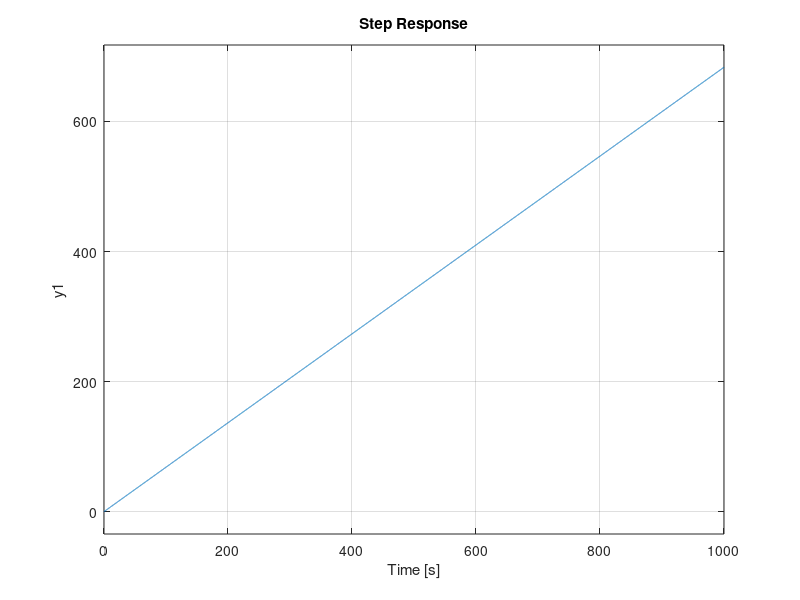

Here is the MATLAB script that generated this plot:
clear all; close all; clc

pkg load control

s = tf('s');
G = (51*s^2+714*s+2295)/(s^3 + 124*s^2 + 3360*s);

step(G,1000)
